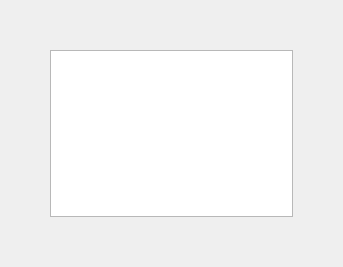
<?xml version="1.0" encoding="UTF-8"?>
<ui version="4.0">
 <class>MainWindow</class>
 <widget class="QMainWindow" name="MainWindow">
  <property name="geometry">
   <rect>
    <x>0</x>
    <y>0</y>
    <width>343</width>
    <height>267</height>
   </rect>
  </property>
  <property name="windowTitle">
   <string>MainWindow</string>
  </property>
  <widget class="QWidget" name="centralwidget">
   <layout class="QVBoxLayout" name="verticalLayout">
    <property name="spacing">
     <number>0</number>
    </property>
    <property name="leftMargin">
     <number>50</number>
    </property>
    <property name="topMargin">
     <number>50</number>
    </property>
    <property name="rightMargin">
     <number>50</number>
    </property>
    <property name="bottomMargin">
     <number>50</number>
    </property>
    <item>
     <widget class="QListWidget" name="listWidget"/>
    </item>
   </layout>
  </widget>
 </widget>
 <resources/>
 <connections/>
</ui>
